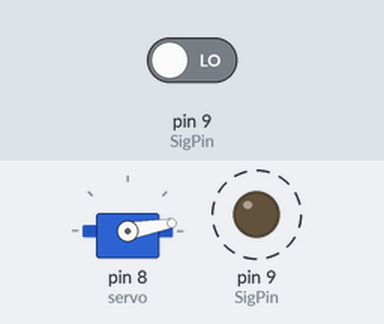
The sketch below on a simulated Arduino Uno, built with avr-gcc and run on an emulated ATmega328P. Parts: servo, output pins drawn as LEDs (lit = HIGH). Dashed ring = blinking. The test bench sets the inputs (shaded band); at power-on: pin 9 (SigPin) LOW. What the sketch prints to the serial monitor is not drawn.

Above: at 1.0 s.
Timing chart, 0 to 4.6 s (numbered marks = the images above):
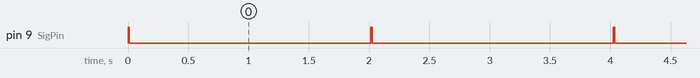

Measured:
- by itself, pin 9 (SigPin): alternates HIGH for 0.01 s and LOW for 2.0 s

The sketch:

ultrasonic.ino
```cpp
#include <Servo.h>
Servo servo;
int angle=10;
const int SigPin = 9;
long duration;
int distance;

void setup() {
servo.attach(8);
servo.write(angle);
Serial.begin(9600);
}

void loop() {
pinMode(SigPin, OUTPUT);
digitalWrite(SigPin, LOW); //clear trigger pin
delay(2);
digitalWrite(SigPin, HIGH);
delay(10);  // Set trigPin on HIGH state for 10 micro seconds
digitalWrite(SigPin, LOW);
pinMode(SigPin, INPUT);
duration = pulseIn(SigPin, HIGH); // Reads the echoPin, returns the sound wave travel time in microseconds
distance= (duration*0.034)/2;
Serial.print("Distance(cm): ");
Serial.println(distance);
delay(1000);

}
```
